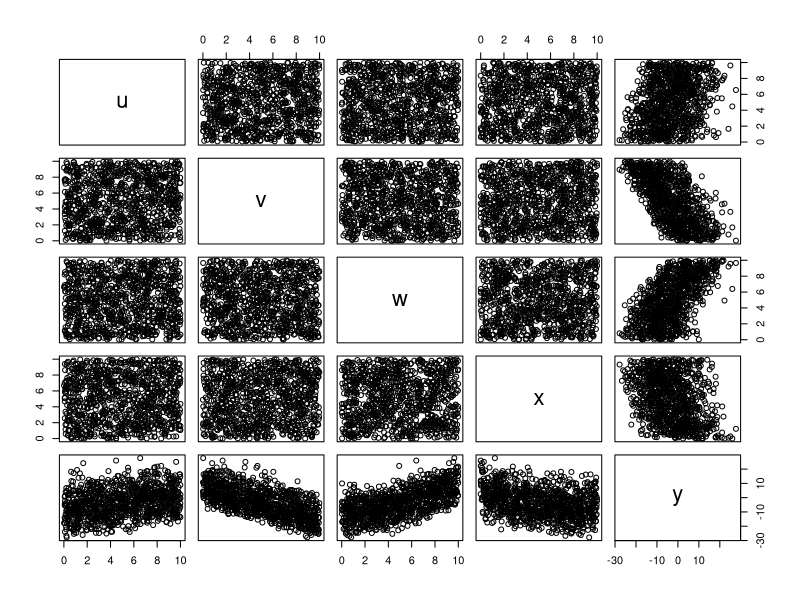
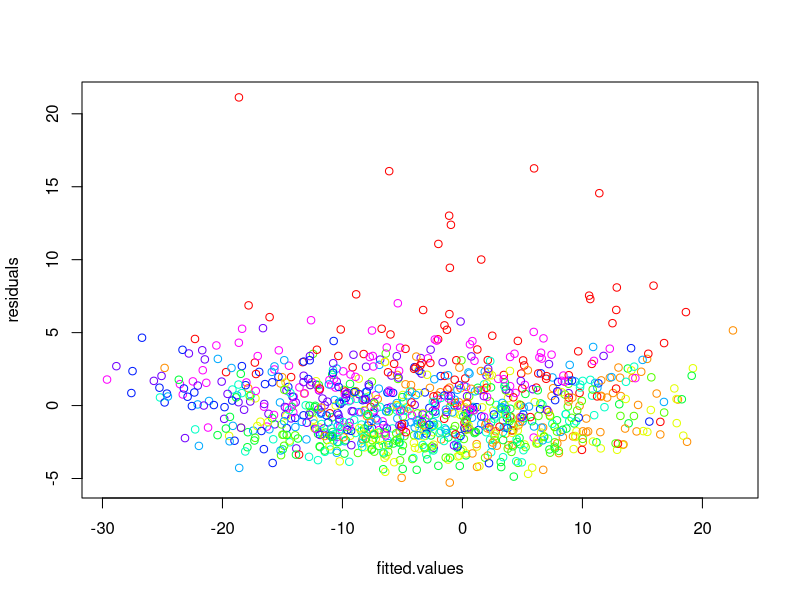
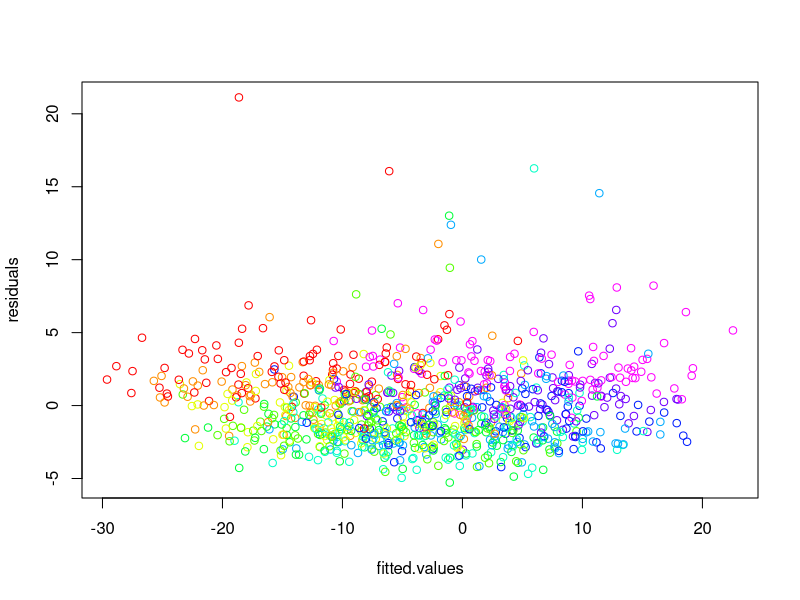
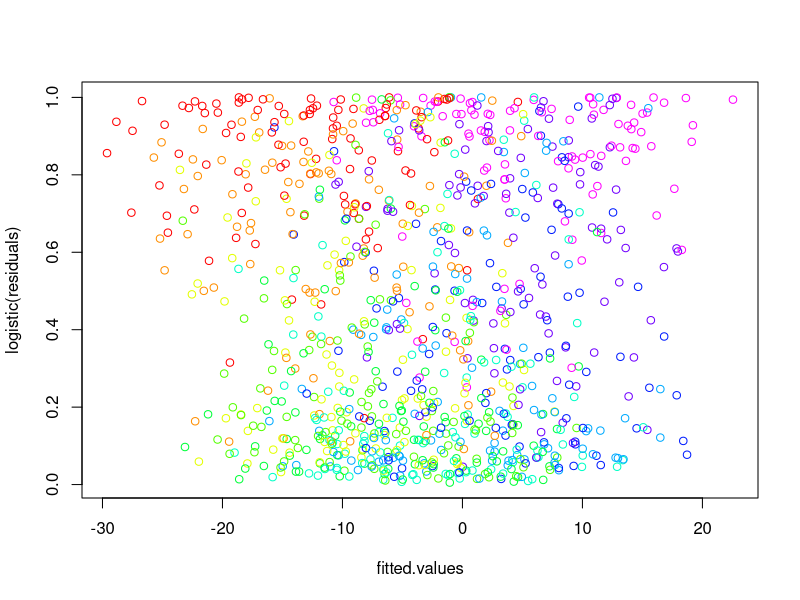
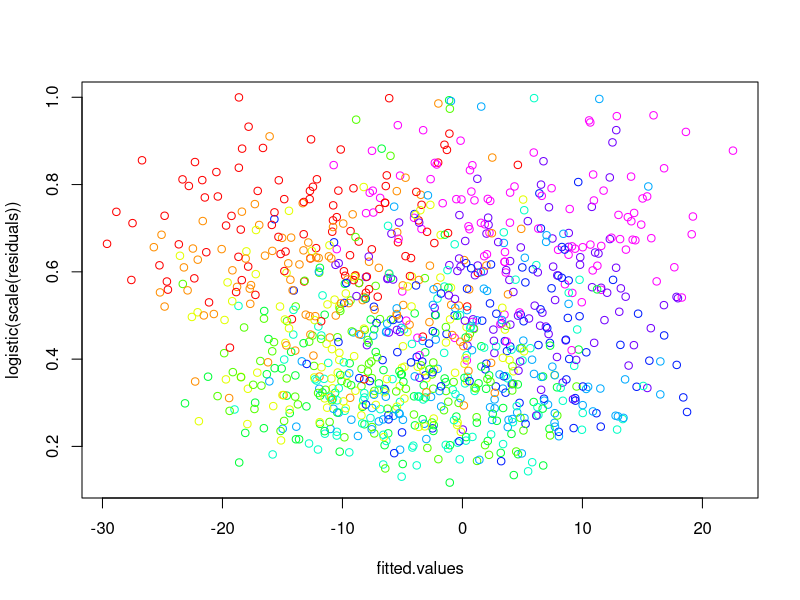
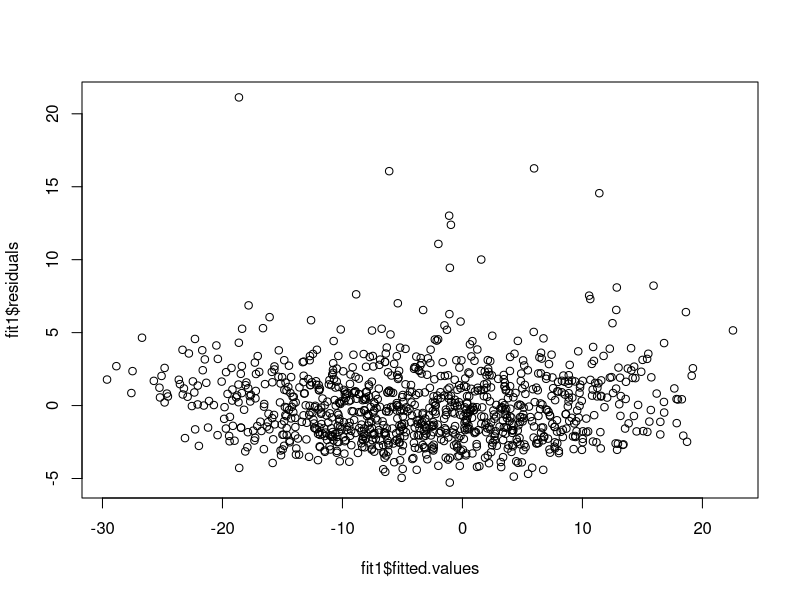
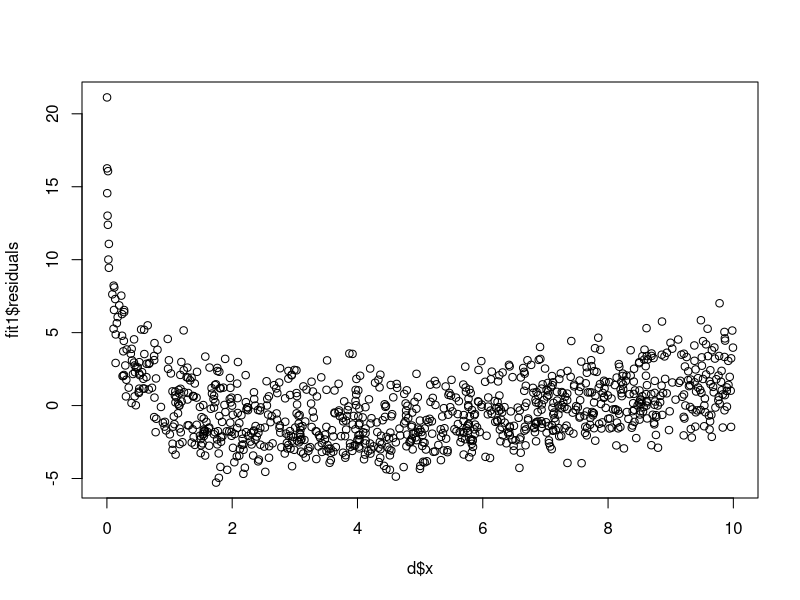
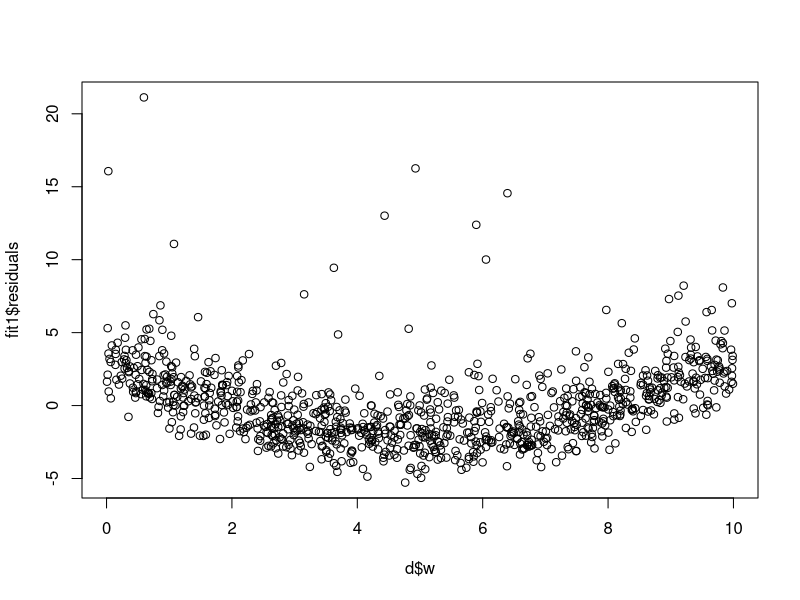

R code for these plots, in order:
sim <- function(N=100){
  u <- runif(N, min=0, max=10)
  v <- runif(N, min=0, max=10)
  w <- runif(N, min=0, max=10)
  x <- runif(N, min=0, max=10)
  y <- 1.1 * u - 2.2 * v + 0.2 * w^2 - 3.3 * log(x) + rnorm(N)
  data.frame(u, v, w, x, y)
}

d <- sim(1000)
plot(d)
fit1 <- lm( y ~ ., data=d)

# Could we test for clusteredness by decile? 
# If residuals cluster by quantile of a variable, there is nonlinearity.
# This is probably too complicated
d$wcat <- cut(d$w, breaks=quantile(d$w, probs=0:10/10), include.lowest=T, labels=LETTERS[1:10])
d$xcat <- cut(d$x, breaks=quantile(d$x, probs=0:10/10), include.lowest=T, labels=LETTERS[1:10])

spectrum <- rainbow(10, end=5/6)

with(fit1, plot(fitted.values, residuals, col=spectrum[d$xcat]))
with(fit1, plot(fitted.values, residuals, col=spectrum[d$wcat]))

logistic <- function(t) 1/(1 + exp(-t))

with(fit1, plot(fitted.values, logistic(residuals), col=spectrum[d$wcat]))
# scale residuals in the range (-3, 3), then do logistic transform (so they don't squash up too much against the limits)
# or express residuals in standard deviations
with(fit1, plot(fitted.values, logistic(scale(residuals)), col=spectrum[d$wcat]))

# How many categories do you need to get good sensitivity of clusteredness?

# Plotting residuals may be a more sensitive way to visualize nonlinearity than plotting outcomes
plot(fit1$fitted.values, fit1$residuals)
plot(d$x, fit1$residuals)
plot(d$w, fit1$residuals)

